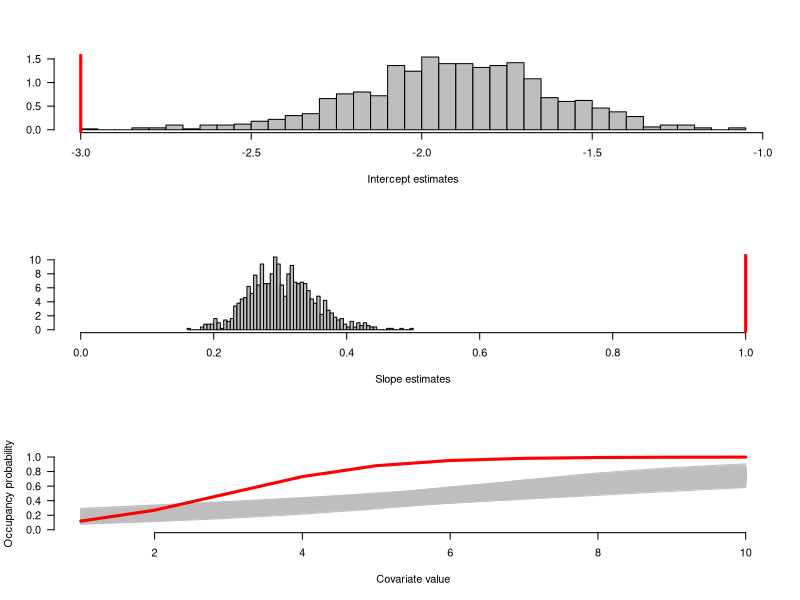

Reproduce this figure in R.
####################################################################
#Test code from Kery & Schaub 2012
#

######################chapter 13.2##################################

#set up simulated dataset
nreps <- 1000 								#no of replicates
estimates <- array(NA, dim = c(nreps, 2)) # Array to contain the estimates
R <- 250                                  # No. sites

for (i in 1:nreps) {
   cat(i, "\n")  ;  flush.console()
   x <- runif(R, 0, 10) # choose covariate values
   state<-rbinom(n = R, size = 1, prob = plogis(-3 + 1 * x)) # Occ. state
   obs <- rbinom(n = R, size = 1, prob = 0.6) * state # Observations
   fm <- glm(obs~x, family = binomial)
   estimates[i,] <- fm$coef
   }

par(mfrow = c(3, 1))
hist(estimates[,1], col = "gray", nclass = 50, main = "", xlab = "Intercept estimates", las = 1, ylab = "", freq = FALSE)
abline(v = -3, col = "red", lwd = 3)	# Truth
hist(estimates[,2], col = "gray", nclass = 50, main = "", xlab = "Slope estimates", xlim = c(0,1), las = 1, ylab = "", freq = FALSE)
abline(v = 1, col = "red", lwd = 3)		# Truth

plot(1:10, plogis(estimates[1,1] + estimates[1,2] * (1:10)), col = "gray", lwd = 1, ylab = "Occupancy probability", xlab = "Covariate value", type = "l", ylim = c(0, 1), frame.plot = FALSE, las = 1)
samp <- sample(1:nreps, 1000)
for (i in samp){
   lines(1:10, plogis(estimates[i,1] + estimates[i,2] * (1:10)), col = "gray", lwd = 1, type = "l")
   }
lines(1:10, plogis(-3 + 1 * (1:10)), col = "red", lwd = 3, type = "l")
